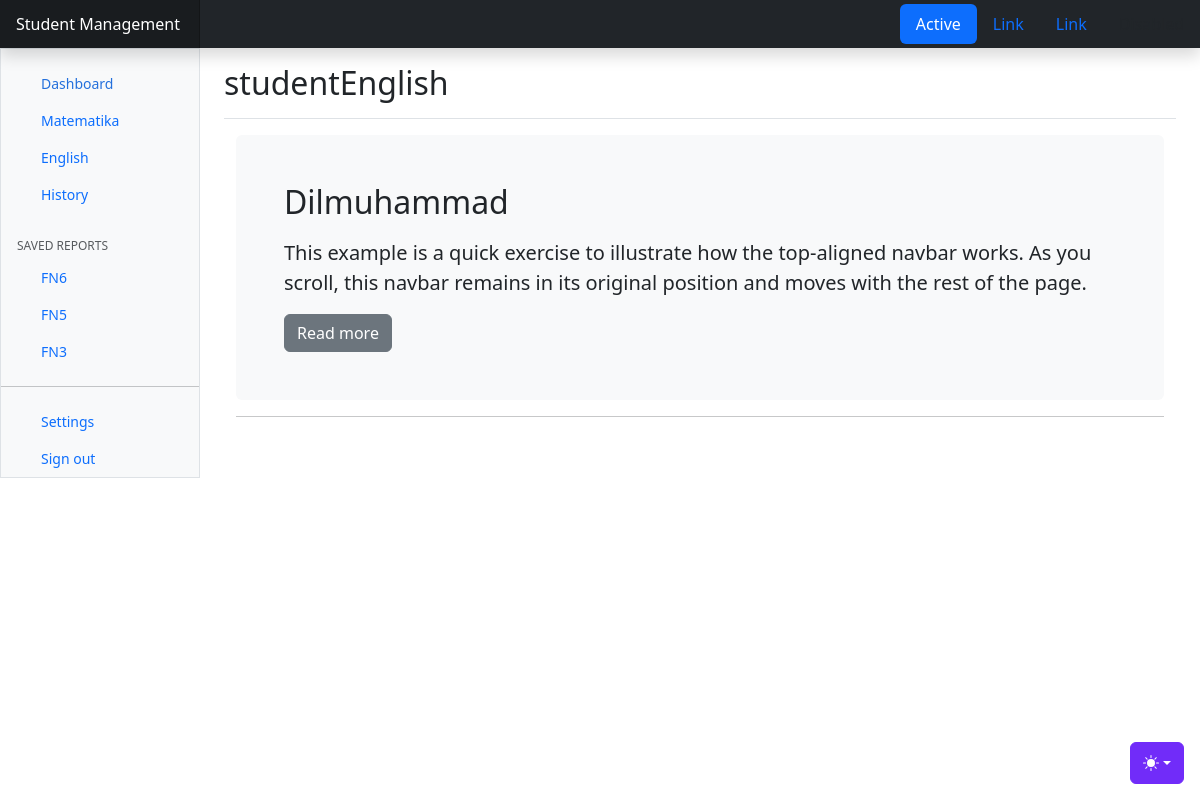
The app's page /cat/english/ with its own data.
### student/models.py (models this page shows, shortened)
class Category(models.Model):
    name = models.CharField(max_length=255)
    slug = models.SlugField(max_length=255,unique=True,db_index=True)

class GroupPost(models.Model):
    group_name = models.CharField(max_length=255)
    slug = models.SlugField(max_length=255,unique=True,db_index=True)

class Student(models.Model):
    name = models.CharField(max_length=255)
    content = models.TextField(blank=True)
    slug = models.SlugField(max_length=255,unique=True,db_index=True)
    time_create = models.DateTimeField(auto_now_add=True)
    time_update = models.DateTimeField(auto_now=True)
    is_active = models.BooleanField(default=True)
    cat = models.ForeignKey('Category',on_delete = models.PROTECT, related_name='students')
    group = models.ManyToManyField('GroupPost',blank=True,related_name='group_student')

### student/views.py (the view)
# urls.py: path('cat/<slug:cat_slug>/',views.show_cat,name='cat'),
def show_cat(request,cat_slug):
    category = get_object_or_404(Category,slug=cat_slug)
    students = category.students.filter(is_active=True)
    data = {
        'title':'Student Management',
        'page':f'student{category.name}',
        'students':students,
        'categories':categories,
        'groups':groups
    }
    return render(request, 'student/index.html', context=data)

### student/templates/student/index.html (shortened to what this page needs)
{% extends "base.html" %}
{% block content %}
<main class="col-md-9 ms-sm-auto col-lg-10 px-md-4">
    <div class="d-flex justify-content-between flex-wrap flex-md-nowrap align-items-center pt-3 pb-2 mb-3 border-bottom">
      <h1 class="h2">{{page}}</h1>
    </div>
    <main class="container">
      {% for i in students %}
    <div class="bg-body-tertiary p-5 rounded">
      <h2>{{i.name}}</h2>
      <p class="lead">This example is a quick exercise to illustrate how the top-aligned navbar works. As you scroll, this navbar remains in its original position and moves with the rest of the page.</p>
      <a class="btn btn btn-secondary" href="{% url 'student_post' i.slug %}" role="button">Read more</a>
    </div>
    <hr>
    {% endfor %}
  </main>
</main>
{% endblock content %}

### templates/base.html (shortened to what this page needs)
{% load static %}
<!doctype html>
<html lang="en" data-bs-theme="auto">
  <head><script src="{% static "student/assets/js/color-modes.js" %}"></script>
    <link rel="stylesheet" href="https://cdn.jsdelivr.net/npm/@docsearch/css@3">
<link href="{% static "student/assets/dist/css/bootstrap.min.css" %}" rel="stylesheet">
<link href="https://cdn.jsdelivr.net/npm/bootstrap-icons@1.10.5/font/bootstrap-icons.min.css" rel="stylesheet">
    <link href="{% static "student/dashboard.css" %}" rel="stylesheet">
  </head>
  <body>
{% include "includes/mode.html" %}
{% include "includes/navbar.html" %}
<div class="container-fluid">
  <div class="row">
    <div class="sidebar border border-right col-md-3 col-lg-2 p-0 bg-body-tertiary">
      <div class="offcanvas-md offcanvas-end bg-body-tertiary" tabindex="-1" id="sidebarMenu" aria-labelledby="sidebarMenuLabel">
        <div class="offcanvas-body d-md-flex flex-column p-0 pt-lg-3 overflow-y-auto">
          <ul class="nav flex-column">
            <li class="nav-item">
              <a class="nav-link d-flex align-items-center gap-2 active" aria-current="page" href="/">
                <svg class="bi"><use xlink:href="#house-fill"/></svg>
                Dashboard
              </a>
            </li>
            {% for i in categories %}
            <li class="nav-item">
              <a class="nav-link d-flex align-items-center gap-2" href="{% url 'cat' i.slug %}">
                <svg class="bi"><use xlink:href="#file-earmark"/></svg>
                {{i.name}}
              </a>
            </li>
            {% endfor %}
          </ul>
          <h6 class="sidebar-heading d-flex justify-content-between align-items-center px-3 mt-4 mb-1 text-body-secondary text-uppercase">
            <span>Saved reports</span>
            <a class="link-secondary" href="#" aria-label="Add a new report">
              <svg class="bi"><use xlink:href="#plus-circle"/></svg>
            </a>
          </h6>
          <ul class="nav flex-column mb-auto">
            {% for gr in groups %}
            <li class="nav-item">
              <a class="nav-link d-flex align-items-center gap-2" href="{% url 'group' gr.slug %}">
                <svg class="bi"><use xlink:href="#file-earmark-text"/></svg>
                {{gr.group_name}}
              </a>
            </li>
            {% endfor %}
          </ul>
          <hr class="my-3">
          <ul class="nav flex-column mb-auto">
            <li class="nav-item">
              <a class="nav-link d-flex align-items-center gap-2" href="#">
                <svg class="bi"><use xlink:href="#gear-wide-connected"/></svg>
                Settings
              </a>
            </li>
            <li class="nav-item">
              <a class="nav-link d-flex align-items-center gap-2" href="#">
                <svg class="bi"><use xlink:href="#door-closed"/></svg>
                Sign out
              </a>
            </li>
          </ul>
        </div>
      </div>
    </div>
{% block content %}
{% endblock content %}
    </body>
</html>

### student/static/student/dashboard.css (style rules this page uses)
.bi { display: inline-block; width: 1rem; height: 1rem; }
.sidebar .nav-link { font-size: .875rem; font-weight: 500; }
.sidebar .nav-link.active { color: #2470dc; }
.sidebar-heading { font-size: .75rem; }
.bi { vertical-align: -.125em; fill: currentColor; }

### records on screen
Category: name "Matematika"
Category: name "English"
Category: name "History"
GroupPost: group_name "FN6"
GroupPost: group_name "FN5"
GroupPost: group_name "FN3"
Student: name "Dilmuhammad"

### other values on screen
{{ title }} "Student Management"
{{ page }} "studentEnglish"
